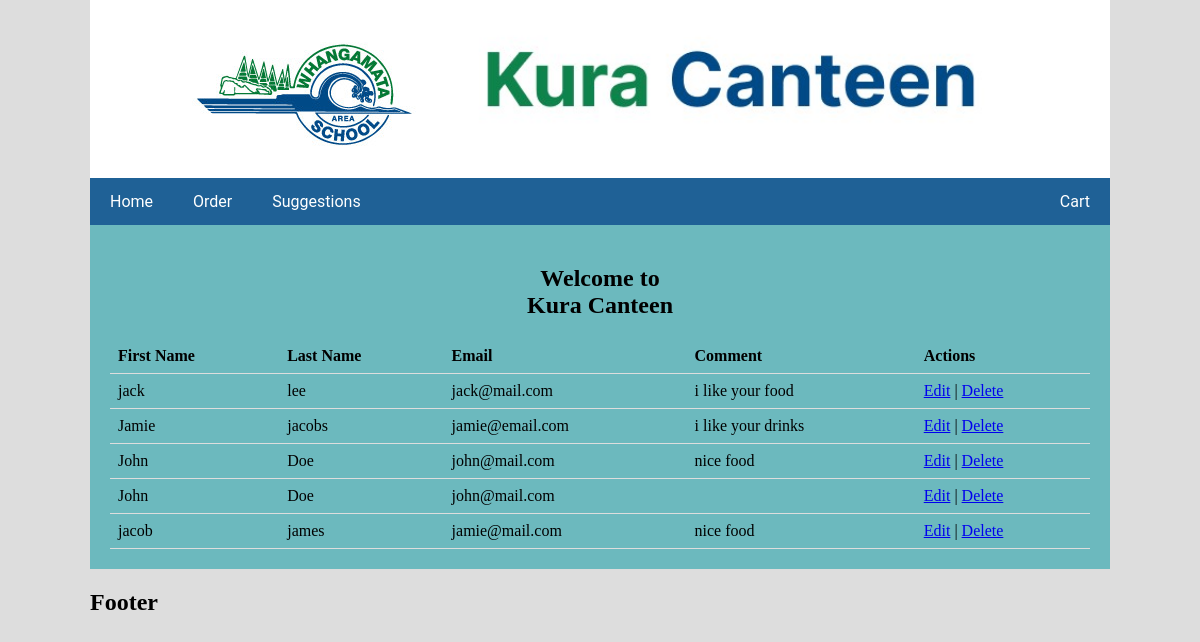
The app's page /admin.php, older data.
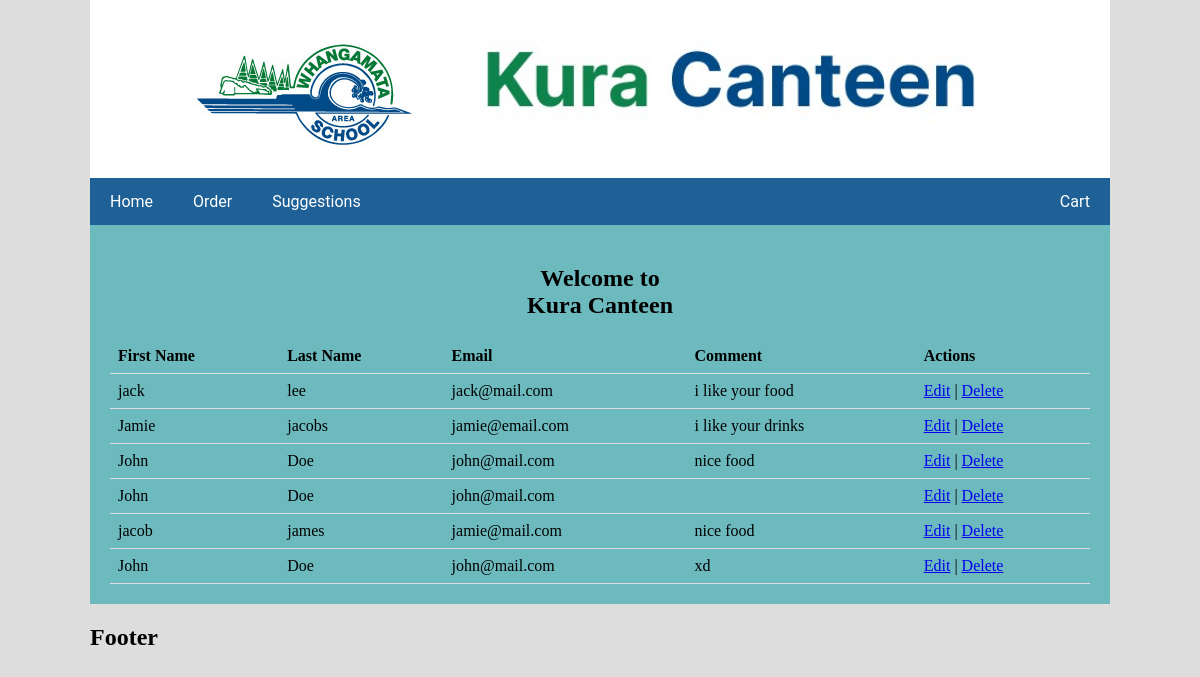
The same page, newer data.
### tables this page shows
CREATE TABLE `contacts` (
  `id` int(11) NOT NULL,
  `fname` varchar(50) NOT NULL,
  `lname` varchar(50) NOT NULL,
  `email` varchar(100) NOT NULL,
  `comment` text NOT NULL
);

### admin.php (the view, shortened to what this page needs)
<!DOCTYPE html>
<html lang="en">
<head>
<link href="css/style.css" rel="stylesheet" type="text/css">
</head>
<body>
    <div class="wrapper">
<div class="header">
    <a href="#default" class="logo"> <img src="images/logo.jpg" alt="Whangamata's area school logo"></a>
  <img src="images/heading.jpg" alt="" width="60%">
</div>
<?php
include "navbar.php";
?>
 <div class="row">
    <div class="main">
    <h2>Welcome to <br> Kura Canteen</h2>
<?php
    require_once 'setup.php';
    $sql = "SELECT * FROM contacts";
    $stmt = mysqli_prepare($conn, $sql);
mysqli_stmt_execute($stmt);
 $result = mysqli_stmt_get_result($stmt);
if (mysqli_num_rows($result) > 0) {
        echo '<table>';
        echo '<tr><th>First Name</th><th>Last Name</th><th>Email</th><th>Comment</th><th>Actions</th></tr>';
        while ($row = mysqli_fetch_assoc($result)) {
            echo '<tr>';
            echo '<td>' . $row['fname'] . '</td>';
            echo '<td>' . $row['lname'] . '</td>';
            echo '<td>' . $row['email'] . '</td>';
            echo '<td>' . $row['comment'] . '</td>';
            echo '<td><a href="edit.php?id=' . $row['id'] . '">Edit</a> | <a href="delete.php?id=' . $row['id'] . '">Delete</a></td>';
                echo '</tr>';
        }
        echo '</table>';
} else {
        echo 'No records found.';
    }
?>
</div>
</div>
<div class="footer">
  <h2>Footer</h2>
</div>
    </div>
</body>
</html>

Row changes from the older to the newer data that the page shows:
added contacts: fname "John", lname "Doe", email "john@mail.com", comment "xd"
